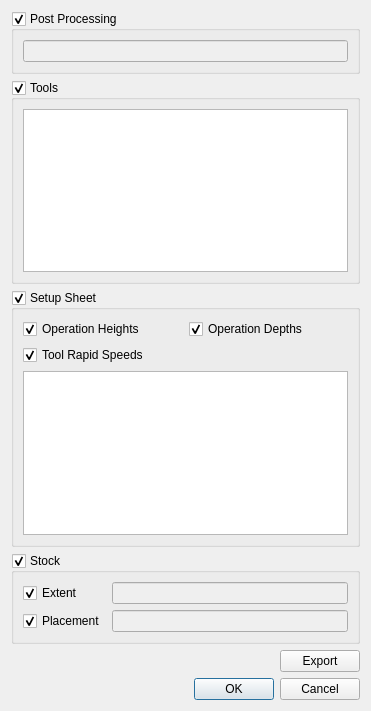
<?xml version="1.0" encoding="UTF-8"?>
<ui version="4.0">
 <class>Dialog</class>
 <widget class="QDialog" name="Dialog">
  <property name="geometry">
   <rect>
    <x>0</x>
    <y>0</y>
    <width>371</width>
    <height>711</height>
   </rect>
  </property>
  <property name="windowTitle">
   <string>Job Template Export</string>
  </property>
  <layout class="QVBoxLayout" name="verticalLayout">
   <item>
    <widget class="QGroupBox" name="postProcessingGroup">
     <property name="toolTip">
      <string>&lt;html&gt;&lt;head/&gt;&lt;body&gt;&lt;p&gt;If enabled include all post processing settings in the template.&lt;/p&gt;&lt;/body&gt;&lt;/html&gt;</string>
     </property>
     <property name="title">
      <string>Post Processing</string>
     </property>
     <property name="checkable">
      <bool>true</bool>
     </property>
     <layout class="QVBoxLayout" name="verticalLayout_2">
      <item>
       <widget class="QLineEdit" name="postProcessingHint">
        <property name="enabled">
         <bool>false</bool>
        </property>
        <property name="focusPolicy">
         <enum>Qt::NoFocus</enum>
        </property>
        <property name="toolTip">
         <string>&lt;html&gt;&lt;head/&gt;&lt;body&gt;&lt;p&gt;Hint about the current post processing configuration.&lt;/p&gt;&lt;/body&gt;&lt;/html&gt;</string>
        </property>
       </widget>
      </item>
     </layout>
    </widget>
   </item>
   <item>
    <widget class="QGroupBox" name="toolsGroup">
     <property name="toolTip">
      <string>&lt;html&gt;&lt;head/&gt;&lt;body&gt;&lt;p&gt;If enabled tool controller definitions are stored in the template.&lt;/p&gt;&lt;/body&gt;&lt;/html&gt;</string>
     </property>
     <property name="title">
      <string>Tools</string>
     </property>
     <property name="checkable">
      <bool>true</bool>
     </property>
     <layout class="QVBoxLayout" name="verticalLayout_3">
      <item>
       <widget class="QListWidget" name="toolsList">
        <property name="toolTip">
         <string>&lt;html&gt;&lt;head/&gt;&lt;body&gt;&lt;p&gt;Check all tool controllers which should be included in the template.&lt;/p&gt;&lt;/body&gt;&lt;/html&gt;</string>
        </property>
       </widget>
      </item>
     </layout>
    </widget>
   </item>
   <item>
    <widget class="QGroupBox" name="settingsGroup">
     <property name="toolTip">
      <string>&lt;html&gt;&lt;head/&gt;&lt;body&gt;&lt;p&gt;Enable to include values of the SetupSheet in the template.&lt;/p&gt;&lt;p&gt;Any values of the SetupSheet that are changed from their default are preselected. If this field not selected the current SetupSheet was not modified.&lt;/p&gt;&lt;/body&gt;&lt;/html&gt;</string>
     </property>
     <property name="title">
      <string>Setup Sheet</string>
     </property>
     <property name="checkable">
      <bool>true</bool>
     </property>
     <layout class="QGridLayout" name="gridLayout_2">
      <item row="1" column="1">
       <widget class="QCheckBox" name="settingOperationDepths">
        <property name="text">
         <string>Operation Depths</string>
        </property>
        <property name="checked">
         <bool>true</bool>
        </property>
       </widget>
      </item>
      <item row="1" column="0">
       <widget class="QCheckBox" name="settingOperationHeights">
        <property name="toolTip">
         <string>&lt;html&gt;&lt;head/&gt;&lt;body&gt;&lt;p&gt;Enable to include the default heights for operations in the template.&lt;/p&gt;&lt;/body&gt;&lt;/html&gt;</string>
        </property>
        <property name="text">
         <string>Operation Heights</string>
        </property>
        <property name="checked">
         <bool>true</bool>
        </property>
       </widget>
      </item>
      <item row="2" column="0">
       <widget class="QCheckBox" name="settingToolRapid">
        <property name="toolTip">
         <string>&lt;html&gt;&lt;head/&gt;&lt;body&gt;&lt;p&gt;Enable to include the default rapid tool speeds in the template.&lt;/p&gt;&lt;/body&gt;&lt;/html&gt;</string>
        </property>
        <property name="text">
         <string>Tool Rapid Speeds</string>
        </property>
        <property name="checked">
         <bool>true</bool>
        </property>
       </widget>
      </item>
      <item row="3" column="0" colspan="2">
       <widget class="QListWidget" name="settingsOpsList">
        <property name="toolTip">
         <string>&lt;html&gt;&lt;head/&gt;&lt;body&gt;&lt;p&gt;Enable all Operations for which the configuration values should be exported.&lt;/p&gt;&lt;p&gt;&lt;br/&gt;&lt;/p&gt;&lt;p&gt;Note that only operations are listed which currently have configuration values setup.&lt;/p&gt;&lt;/body&gt;&lt;/html&gt;</string>
        </property>
       </widget>
      </item>
     </layout>
    </widget>
   </item>
   <item>
    <widget class="QGroupBox" name="stockGroup">
     <property name="toolTip">
      <string>&lt;html&gt;&lt;head/&gt;&lt;body&gt;&lt;p&gt;If enabled the creation of stock is included in the template. If a template does not include a stock definition the default stock creation algorithm will be used (creation from the Base object's bound box).&lt;/p&gt;&lt;p&gt;This option is most useful if stock is a box or cylinder, or if the machine has a standard placement for machining.&lt;/p&gt;&lt;p&gt;Note that this option is disabled if a stock object from an existing solid is used in the job - they cannot be stored in a template.&lt;/p&gt;&lt;/body&gt;&lt;/html&gt;</string>
     </property>
     <property name="title">
      <string>Stock</string>
     </property>
     <property name="checkable">
      <bool>true</bool>
     </property>
     <layout class="QGridLayout" name="gridLayout">
      <item row="0" column="0">
       <widget class="QCheckBox" name="stockExtent">
        <property name="toolTip">
         <string>&lt;html&gt;&lt;head/&gt;&lt;body&gt;&lt;p&gt;If enabled the current size settings for the stock object are included in the template.&lt;/p&gt;&lt;p&gt;For Box and Cylinder stocks this means the actual size of the stock solid being created.&lt;/p&gt;&lt;p&gt;For stock from the Base object's bound box it means the extra material in all directions. A stock object created from such a template will get its basic size from the new job's Base object and apply the stored extra settings.&lt;/p&gt;&lt;/body&gt;&lt;/html&gt;</string>
        </property>
        <property name="text">
         <string>Extent</string>
        </property>
        <property name="checked">
         <bool>true</bool>
        </property>
       </widget>
      </item>
      <item row="1" column="0">
       <widget class="QCheckBox" name="stockPlacement">
        <property name="toolTip">
         <string>&lt;html&gt;&lt;head/&gt;&lt;body&gt;&lt;p&gt;If enabled the current placement of the stock solid is stored in the template.&lt;/p&gt;&lt;/body&gt;&lt;/html&gt;</string>
        </property>
        <property name="text">
         <string>Placement</string>
        </property>
        <property name="checked">
         <bool>true</bool>
        </property>
       </widget>
      </item>
      <item row="0" column="1">
       <widget class="QLineEdit" name="stockExtentHint">
        <property name="enabled">
         <bool>false</bool>
        </property>
        <property name="focusPolicy">
         <enum>Qt::NoFocus</enum>
        </property>
        <property name="toolTip">
         <string>&lt;html&gt;&lt;head/&gt;&lt;body&gt;&lt;p&gt;Hint about the current stock extent setting.&lt;/p&gt;&lt;/body&gt;&lt;/html&gt;</string>
        </property>
       </widget>
      </item>
      <item row="1" column="1">
       <widget class="QLineEdit" name="stockPlacementHint">
        <property name="enabled">
         <bool>false</bool>
        </property>
        <property name="focusPolicy">
         <enum>Qt::NoFocus</enum>
        </property>
        <property name="toolTip">
         <string>&lt;html&gt;&lt;head/&gt;&lt;body&gt;&lt;p&gt;Hint about the current stock placement.&lt;/p&gt;&lt;/body&gt;&lt;/html&gt;</string>
        </property>
       </widget>
      </item>
     </layout>
    </widget>
   </item>
   <item>
    <widget class="QWidget" name="exportButtonBox" native="true">
     <layout class="QHBoxLayout" name="horizontalLayout">
      <property name="margin">
       <number>0</number>
      </property>
      <item>
       <spacer name="horizontalSpacer">
        <property name="orientation">
         <enum>Qt::Horizontal</enum>
        </property>
        <property name="sizeHint" stdset="0">
         <size>
          <width>267</width>
          <height>20</height>
         </size>
        </property>
       </spacer>
      </item>
      <item>
       <widget class="QPushButton" name="exportButton">
        <property name="text">
         <string>Export</string>
        </property>
       </widget>
      </item>
     </layout>
    </widget>
   </item>
   <item>
    <widget class="QDialogButtonBox" name="dialogButtonBox">
     <property name="orientation">
      <enum>Qt::Horizontal</enum>
     </property>
     <property name="standardButtons">
      <set>QDialogButtonBox::Cancel|QDialogButtonBox::Ok</set>
     </property>
    </widget>
   </item>
  </layout>
 </widget>
 <tabstops>
  <tabstop>postProcessingGroup</tabstop>
  <tabstop>stockExtent</tabstop>
  <tabstop>stockPlacement</tabstop>
  <tabstop>settingsGroup</tabstop>
  <tabstop>settingOperationHeights</tabstop>
  <tabstop>settingOperationDepths</tabstop>
  <tabstop>settingToolRapid</tabstop>
  <tabstop>toolsList</tabstop>
  <tabstop>dialogButtonBox</tabstop>
 </tabstops>
 <resources/>
 <connections>
  <connection>
   <sender>dialogButtonBox</sender>
   <signal>accepted()</signal>
   <receiver>Dialog</receiver>
   <slot>accept()</slot>
   <hints>
    <hint type="sourcelabel">
     <x>248</x>
     <y>254</y>
    </hint>
    <hint type="destinationlabel">
     <x>157</x>
     <y>274</y>
    </hint>
   </hints>
  </connection>
  <connection>
   <sender>dialogButtonBox</sender>
   <signal>rejected()</signal>
   <receiver>Dialog</receiver>
   <slot>reject()</slot>
   <hints>
    <hint type="sourcelabel">
     <x>316</x>
     <y>260</y>
    </hint>
    <hint type="destinationlabel">
     <x>286</x>
     <y>274</y>
    </hint>
   </hints>
  </connection>
 </connections>
</ui>
